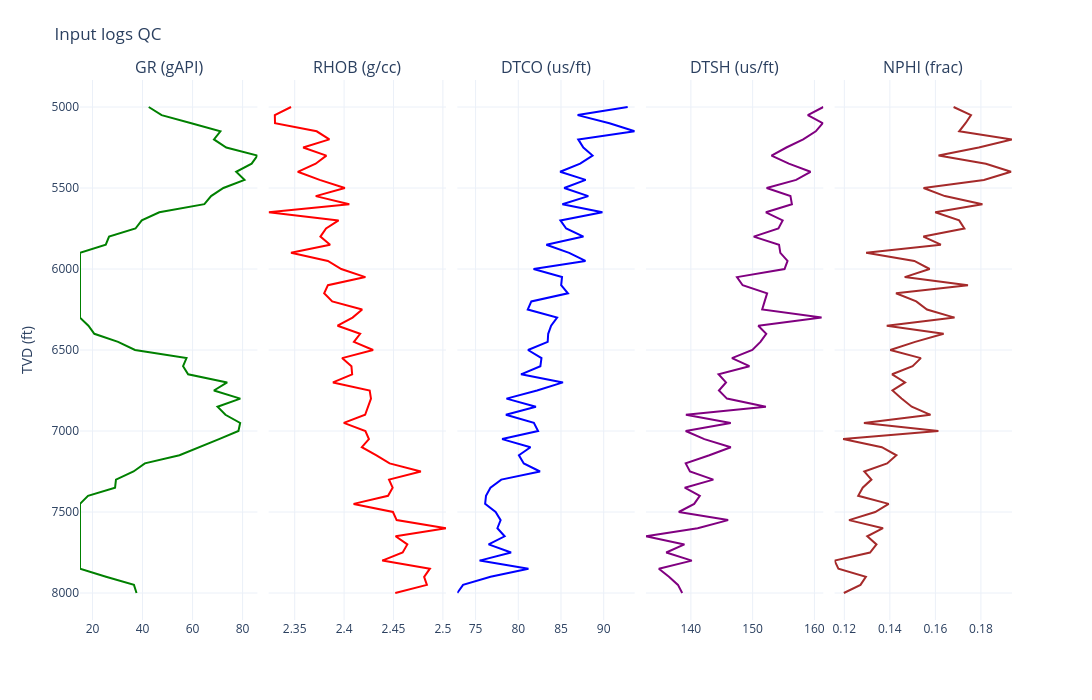

The notebook cell saved with this chart:
### Code cell
# QC — raw input logs vs depth
fig = make_subplots(rows=1, cols=5, shared_yaxes=True, horizontal_spacing=0.012,
                    subplot_titles=("GR (gAPI)", "RHOB (g/cc)", "DTCO (us/ft)",
                                    "DTSH (us/ft)", "NPHI (frac)"))
depth_track(fig, 1, df["GR"], "green", "GR", showlegend=False)
depth_track(fig, 2, df["RHOB"], "red", "RHOB", showlegend=False)
depth_track(fig, 3, df["DTCO"], "blue", "DTCO", showlegend=False)
depth_track(fig, 4, df["DTSH"], "purple", "DTSH", showlegend=False)
depth_track(fig, 5, df["NPHI"], "brown", "NPHI", showlegend=False)
fig.update_yaxes(autorange="reversed", title_text="TVD (ft)", row=1, col=1)
fig.update_layout(height=700, width=1150, template="plotly_white",
                  title="Input logs QC", margin=dict(t=80))
fig.show()
